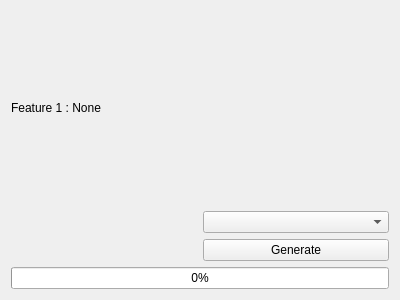
<?xml version="1.0" encoding="UTF-8"?>
<ui version="4.0">
 <class>VideoWidget</class>
 <widget class="QWidget" name="VideoWidget">
  <property name="enabled">
   <bool>true</bool>
  </property>
  <property name="geometry">
   <rect>
    <x>0</x>
    <y>0</y>
    <width>400</width>
    <height>300</height>
   </rect>
  </property>
  <property name="sizePolicy">
   <sizepolicy hsizetype="Preferred" vsizetype="Preferred">
    <horstretch>0</horstretch>
    <verstretch>0</verstretch>
   </sizepolicy>
  </property>
  <property name="minimumSize">
   <size>
    <width>0</width>
    <height>0</height>
   </size>
  </property>
  <property name="windowTitle">
   <string>Form</string>
  </property>
  <layout class="QGridLayout" name="gridLayout">
   <item row="1" column="0">
    <layout class="QVBoxLayout" name="thumbBox"/>
   </item>
   <item row="0" column="0">
    <widget class="QLabel" name="label">
     <property name="lineWidth">
      <number>1</number>
     </property>
     <property name="text">
      <string>Feature 1 : None</string>
     </property>
    </widget>
   </item>
   <item row="3" column="0" colspan="2">
    <widget class="QProgressBar" name="progressBar">
     <property name="value">
      <number>0</number>
     </property>
    </widget>
   </item>
   <item row="1" column="1">
    <layout class="QHBoxLayout" name="horizontalLayout">
     <item>
      <layout class="QVBoxLayout" name="verticalLayout">
       <item>
        <widget class="QComboBox" name="comboBox"/>
       </item>
       <item>
        <widget class="QPushButton" name="pushButton">
         <property name="text">
          <string>Generate</string>
         </property>
        </widget>
       </item>
      </layout>
     </item>
    </layout>
   </item>
  </layout>
 </widget>
 <resources/>
 <connections/>
</ui>
